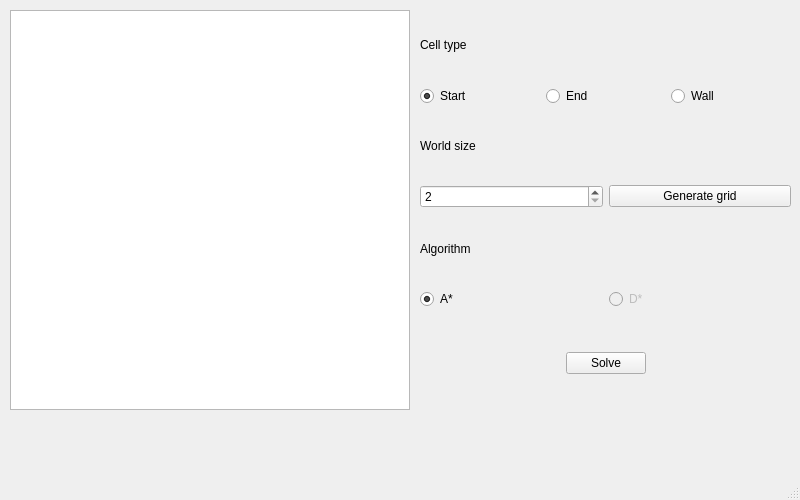
<?xml version="1.0" encoding="UTF-8"?>
<ui version="4.0">
 <class>MainWindow</class>
 <widget class="QMainWindow" name="MainWindow">
  <property name="geometry">
   <rect>
    <x>0</x>
    <y>0</y>
    <width>800</width>
    <height>500</height>
   </rect>
  </property>
  <property name="windowTitle">
   <string>MainWindow</string>
  </property>
  <widget class="QWidget" name="centralwidget">
   <widget class="QTableWidget" name="tblMap">
    <property name="geometry">
     <rect>
      <x>10</x>
      <y>10</y>
      <width>400</width>
      <height>400</height>
     </rect>
    </property>
    <property name="sizePolicy">
     <sizepolicy hsizetype="Fixed" vsizetype="Fixed">
      <horstretch>0</horstretch>
      <verstretch>0</verstretch>
     </sizepolicy>
    </property>
    <property name="verticalScrollBarPolicy">
     <enum>Qt::ScrollBarAlwaysOff</enum>
    </property>
    <property name="horizontalScrollBarPolicy">
     <enum>Qt::ScrollBarAlwaysOff</enum>
    </property>
    <attribute name="horizontalHeaderVisible">
     <bool>false</bool>
    </attribute>
    <attribute name="verticalHeaderVisible">
     <bool>false</bool>
    </attribute>
   </widget>
   <widget class="QWidget" name="verticalLayoutWidget_2">
    <property name="geometry">
     <rect>
      <x>420</x>
      <y>10</y>
      <width>371</width>
      <height>401</height>
     </rect>
    </property>
    <layout class="QVBoxLayout" name="mainControls_vLayout">
     <item>
      <layout class="QVBoxLayout" name="cellTypeControls">
       <item>
        <layout class="QHBoxLayout" name="cellLblLayout">
         <item>
          <widget class="QLabel" name="lblTypeSelect">
           <property name="text">
            <string>Cell type</string>
           </property>
          </widget>
         </item>
        </layout>
       </item>
       <item>
        <layout class="QHBoxLayout" name="cellBttnLayout">
         <item>
          <widget class="QRadioButton" name="rBttn_Start">
           <property name="text">
            <string>Start</string>
           </property>
           <property name="checked">
            <bool>true</bool>
           </property>
           <property name="autoExclusive">
            <bool>true</bool>
           </property>
           <attribute name="buttonGroup">
            <string notr="true">CellBttnGroup</string>
           </attribute>
          </widget>
         </item>
         <item>
          <widget class="QRadioButton" name="rBttn_End">
           <property name="text">
            <string>End</string>
           </property>
           <property name="autoExclusive">
            <bool>true</bool>
           </property>
           <attribute name="buttonGroup">
            <string notr="true">CellBttnGroup</string>
           </attribute>
          </widget>
         </item>
         <item>
          <widget class="QRadioButton" name="rBttn_Wall">
           <property name="text">
            <string>Wall</string>
           </property>
           <property name="autoExclusive">
            <bool>true</bool>
           </property>
           <attribute name="buttonGroup">
            <string notr="true">CellBttnGroup</string>
           </attribute>
          </widget>
         </item>
        </layout>
       </item>
      </layout>
     </item>
     <item>
      <layout class="QVBoxLayout" name="worldSizeControls">
       <item>
        <layout class="QHBoxLayout" name="worldLbl_hLayout">
         <item>
          <widget class="QLabel" name="lblWorldSize">
           <property name="text">
            <string>World size</string>
           </property>
          </widget>
         </item>
        </layout>
       </item>
       <item>
        <layout class="QHBoxLayout" name="horizontalLayout_6">
         <item>
          <widget class="QSpinBox" name="worldSize_spinbox">
           <property name="minimum">
            <number>2</number>
           </property>
           <property name="maximum">
            <number>100</number>
           </property>
           <property name="singleStep">
            <number>1</number>
           </property>
           <property name="value">
            <number>2</number>
           </property>
          </widget>
         </item>
         <item>
          <widget class="QPushButton" name="bttnGenerateGrid">
           <property name="text">
            <string>Generate grid</string>
           </property>
          </widget>
         </item>
        </layout>
       </item>
      </layout>
     </item>
     <item>
      <layout class="QVBoxLayout" name="verticalLayout_6">
       <item>
        <layout class="QHBoxLayout" name="horizontalLayout_7">
         <item>
          <widget class="QLabel" name="lblAlgorithm">
           <property name="text">
            <string>Algorithm</string>
           </property>
          </widget>
         </item>
        </layout>
       </item>
       <item>
        <layout class="QHBoxLayout" name="horizontalLayout_8">
         <item>
          <widget class="QRadioButton" name="rBttn_Astar">
           <property name="text">
            <string>A*</string>
           </property>
           <property name="checked">
            <bool>true</bool>
           </property>
           <property name="autoExclusive">
            <bool>false</bool>
           </property>
           <attribute name="buttonGroup">
            <string notr="true">AlgorithmBttnGroup</string>
           </attribute>
          </widget>
         </item>
         <item>
          <widget class="QRadioButton" name="rBttn_DStar">
           <property name="enabled">
            <bool>false</bool>
           </property>
           <property name="text">
            <string>D*</string>
           </property>
           <property name="checkable">
            <bool>true</bool>
           </property>
           <attribute name="buttonGroup">
            <string notr="true">AlgorithmBttnGroup</string>
           </attribute>
          </widget>
         </item>
        </layout>
       </item>
      </layout>
     </item>
     <item>
      <layout class="QHBoxLayout" name="horizontalLayout_9">
       <item>
        <spacer name="horizontalSpacer_2">
         <property name="orientation">
          <enum>Qt::Horizontal</enum>
         </property>
         <property name="sizeHint" stdset="0">
          <size>
           <width>40</width>
           <height>20</height>
          </size>
         </property>
        </spacer>
       </item>
       <item alignment="Qt::AlignHCenter|Qt::AlignVCenter">
        <widget class="QPushButton" name="bttnSolve">
         <property name="text">
          <string>Solve</string>
         </property>
        </widget>
       </item>
       <item>
        <spacer name="horizontalSpacer">
         <property name="orientation">
          <enum>Qt::Horizontal</enum>
         </property>
         <property name="sizeHint" stdset="0">
          <size>
           <width>40</width>
           <height>20</height>
          </size>
         </property>
        </spacer>
       </item>
      </layout>
     </item>
    </layout>
   </widget>
  </widget>
  <widget class="QMenuBar" name="menubar">
   <property name="geometry">
    <rect>
     <x>0</x>
     <y>0</y>
     <width>800</width>
     <height>27</height>
    </rect>
   </property>
  </widget>
  <widget class="QStatusBar" name="statusbar"/>
 </widget>
 <resources/>
 <connections/>
 <buttongroups>
  <buttongroup name="CellBttnGroup"/>
  <buttongroup name="AlgorithmBttnGroup"/>
 </buttongroups>
</ui>
